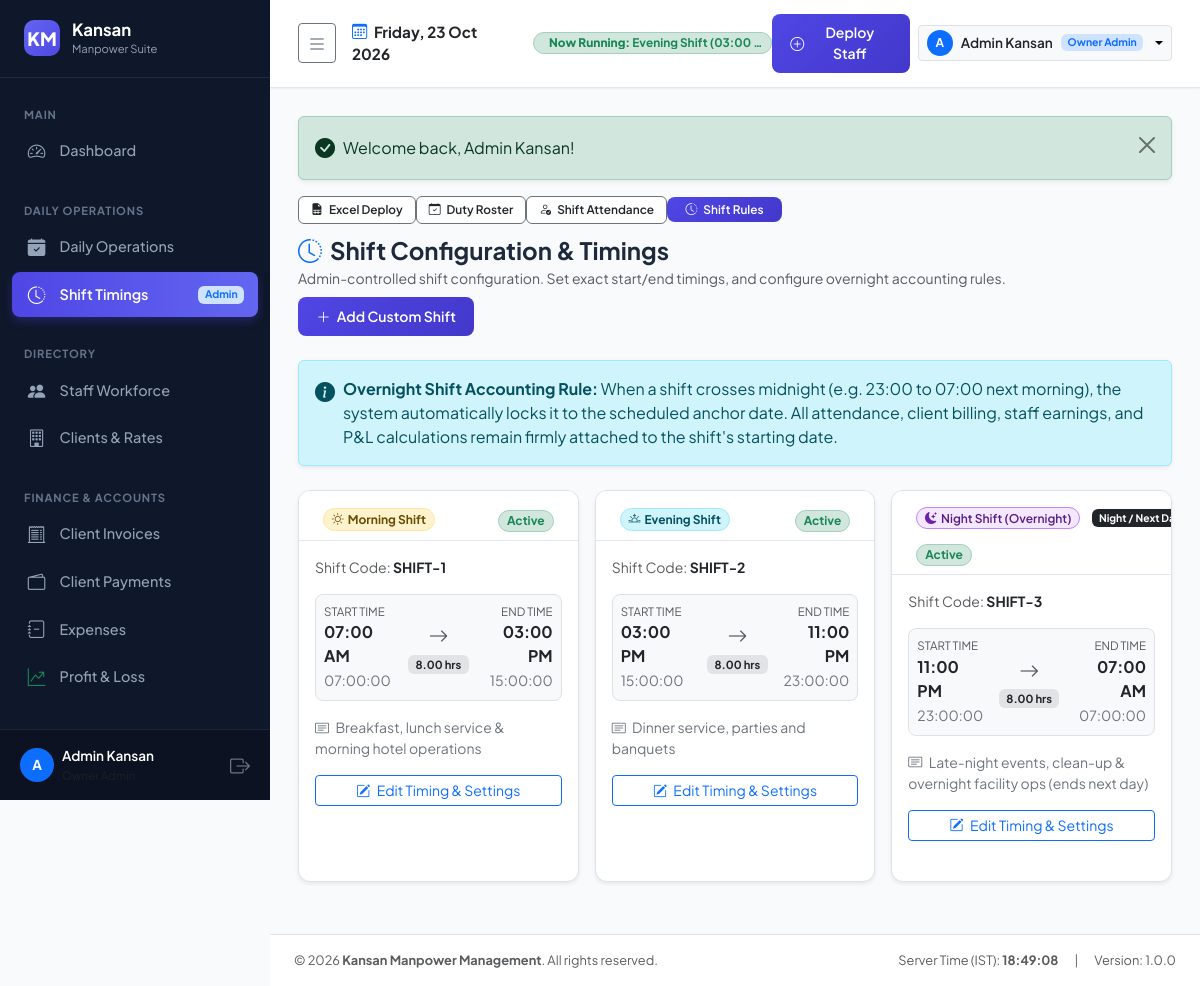
/modules/shifts/index.php (signed in), run on the app's committed database.
### tables this page shows
CREATE TABLE shifts (
    id INT PRIMARY KEY AUTO_INCREMENT,
    shift_code VARCHAR(20) NOT NULL UNIQUE,
    shift_name VARCHAR(100) NOT NULL,
    start_time TIME NOT NULL,
    end_time TIME NOT NULL,
    is_overnight TINYINT(1) NOT NULL DEFAULT 0,
    duration_hours DECIMAL(4,2) NOT NULL DEFAULT 8.00,
    description VARCHAR(255) NULL,
    status ENUM('active', 'inactive') NOT NULL DEFAULT 'active',
    created_at DATETIME DEFAULT CURRENT_TIMESTAMP,
    updated_at DATETIME DEFAULT CURRENT_TIMESTAMP ON UPDATE CURRENT_TIMESTAMP
);

### core/Auth.php (called while the page is built, shortened)
<?php
class Auth {
    public static function check(): bool {
        return !empty($_SESSION['user_id']);
    }
    public static function user(): ?array {
        return [
            'id' => $_SESSION['user_id'],
            'username' => $_SESSION['username'],
            'full_name' => $_SESSION['full_name'],
            'role' => $_SESSION['role'],
            'staff_id' => $_SESSION['staff_id'] ?? null,
            'email' => $_SESSION['email'] ?? '',
        ];
    }
    public static function role(): string {
        return $_SESSION['role'] ?? '';
    }
    public static function isOwnerAdmin(): bool {
        return self::role() === 'owner_admin';
    }
    public static function isManager(): bool {
        return in_array(self::role(), ['owner_admin', 'manager'], true);
    }
}

### modules/shifts/index.php (the view, shortened to what this page needs)
<?php
$db = DB::getConnection();
$shifts = $db->query("SELECT * FROM shifts ORDER BY id ASC")->fetchAll();
require_once ROOT_PATH . '/templates/header.php';
require_once ROOT_PATH . '/templates/sidebar.php';
require_once ROOT_PATH . '/templates/navbar.php';
?>
<?= Helper::renderSubNav('operations', 'shifts') ?>
<div class="d-flex align-items-center justify-content-between flex-wrap gap-2 mb-4">
    <div>
        <h4 class="fw-bold mb-1"><i class="bi bi-clock-history text-primary me-2"></i>Shift Configuration & Timings</h4>
        <p class="text-muted small mb-0">Admin-controlled shift configuration. Set exact start/end timings, and configure overnight accounting rules.</p>
    </div>
    <div>
        <?php if (Auth::isOwnerAdmin()): ?>
            <button type="button" class="btn btn-primary btn-sm" onclick="openShiftModal()">
                <i class="bi bi-plus-lg me-1"></i> Add Custom Shift
            </button>
        <?php else: ?>
            <span class="badge bg-warning-subtle text-warning-emphasis border border-warning-subtle px-3 py-2">
                <i class="bi bi-shield-lock-fill me-1"></i> Admin Protected (Read-Only)
            </span>
        <?php endif; ?>
    </div>
</div>
<div class="alert alert-info border-info-subtle bg-info-subtle text-info-emphasis d-flex align-items-start gap-2 mb-4 shadow-sm">
    <i class="bi bi-info-circle-fill fs-5 mt-0.5"></i>
    <div>
        <strong>Overnight Shift Accounting Rule:</strong>
        When a shift crosses midnight (e.g. 23:00 to 07:00 next morning), the system automatically locks it to the scheduled anchor date. All attendance, client billing, staff earnings, and P&L calculations remain firmly attached to the shift's starting date.
    </div>
</div>
<div class="row g-3 mb-4">
    <?php foreach ($shifts as $s): ?>
        <div class="col-md-4">
            <div class="custom-card h-100 shadow-sm border">
                <div class="custom-card-header pb-2">
                    <div class="d-flex align-items-center gap-2">
                        <?= Helper::shiftBadge($s['shift_name'], $s['shift_code'], (bool)$s['is_overnight']) ?>
                    </div>
                    <div>
                        <?= Helper::statusBadge($s['status']) ?>
                    </div>
                </div>
                <div class="p-3">
                    <div class="text-muted small mb-1">Shift Code: <strong class="text-dark"><?= htmlspecialchars($s['shift_code']) ?></strong></div>
                    <div class="d-flex align-items-center justify-content-between my-3 p-2 bg-light rounded-3 border">
                        <div>
                            <div class="text-muted" style="font-size: 0.72rem; text-transform: uppercase;">Start Time</div>
                            <div class="fw-bold text-dark fs-6"><?= date('h:i A', strtotime($s['start_time'])) ?></div>
                            <small class="text-secondary"><?= $s['start_time'] ?></small>
                        </div>
                        <div class="text-center px-2">
                            <i class="bi bi-arrow-right fs-5 text-muted"></i>
                            <div class="badge bg-secondary-subtle text-dark" style="font-size:0.7rem;"><?= $s['duration_hours'] ?> hrs</div>
                        </div>
                        <div class="text-end">
                            <div class="text-muted" style="font-size: 0.72rem; text-transform: uppercase;">End Time</div>
                            <div class="fw-bold text-dark fs-6"><?= date('h:i A', strtotime($s['end_time'])) ?></div>
                            <small class="text-secondary"><?= $s['end_time'] ?></small>
                        </div>
                    </div>
                    <div class="small text-secondary mb-3">
                        <i class="bi bi-card-text me-1"></i> <?= htmlspecialchars($s['description'] ?? 'Standard operational shift') ?>
                    </div>
                    <div class="d-flex gap-2">
                        <?php if (Auth::isOwnerAdmin()): ?>
                            <button type="button" class="btn btn-outline-primary btn-sm w-100"
                                    onclick='editShift(<?= json_encode($s) ?>)'>
                                <i class="bi bi-pencil-square me-1"></i> Edit Timing & Settings
                            </button>
                        <?php else: ?>
                            <button type="button" class="btn btn-light btn-sm w-100 text-muted border" disabled>
                                <i class="bi bi-lock-fill me-1"></i> Timings Locked (Admin Only)
                            </button>
                        <?php endif; ?>
                    </div>
                </div>
            </div>
        </div>
    <?php endforeach; ?>
</div>
<?php require_once ROOT_PATH . '/templates/footer.php'; ?>

### templates/navbar.php (shortened to what this page needs)
<?php
$user = Auth::user();
$currentTime = date('H:i:s');
$db = DB::getConnection();
$activeShiftStmt = $db->query("SELECT * FROM shifts WHERE status = 'active' ORDER BY start_time ASC");
$allShifts = $activeShiftStmt->fetchAll();
$currentRunningShift = null;
foreach ($allShifts as $sh) {
    if (!$sh['is_overnight']) {
        if ($currentTime >= $sh['start_time'] && $currentTime <= $sh['end_time']) {
            $currentRunningShift = $sh;
            break;
        }
    } else {
        if ($currentTime >= $sh['start_time'] || $currentTime <= $sh['end_time']) {
            $currentRunningShift = $sh;
            break;
        }
    }
}
?>
<div class="app-main">
    <header class="app-topbar">
        <div class="d-flex align-items-center gap-3">
            <button class="btn btn-sm btn-outline-secondary" id="sidebarToggle" type="button" title="Toggle Sidebar (Collapse / Expand)">
                <i class="bi bi-list fs-5"></i>
            </button>
            <div class="d-none d-sm-block">
                <div class="fw-bold text-dark" style="font-size: 0.95rem;">
                    <i class="bi bi-calendar3 me-1 text-primary"></i> <?= date('l, d M Y') ?>
                </div>
            </div>
            <div class="d-flex align-items-center gap-2 overflow-hidden">
                <?php if ($currentRunningShift): ?>
                    <span class="badge bg-success-subtle text-success border border-success-subtle px-2 py-1.5 rounded-pill d-flex align-items-center gap-1.5 text-truncate" style="font-size: 0.74rem; max-width: 240px;">
                        <span class="text-truncate">
                            <strong class="d-none d-sm-inline">Now Running: </strong><?= htmlspecialchars($currentRunningShift['shift_name']) ?> <span class="d-none d-md-inline">(<?= date('h:i A', strtotime($currentRunningShift['start_time'])) ?> - <?= date('h:i A', strtotime($currentRunningShift['end_time'])) ?>)</span>
                        </span>
                    </span>
                <?php else: ?>
                    <span class="badge bg-secondary-subtle text-secondary px-2 py-1 rounded-pill" style="font-size: 0.75rem;">
                        <i class="bi bi-pause-circle me-1"></i> <span class="d-none d-sm-inline">Shift </span>Transition
                    </span>
                <?php endif; ?>
            </div>
        </div>
        <div class="d-flex align-items-center gap-2">
            <?php if (Auth::isManager()): ?>
                <a href="<?= BASE_URL ?>/modules/mapping/deploy.php" class="btn btn-sm btn-primary d-none d-md-inline-flex align-items-center gap-1">
                    <i class="bi bi-plus-circle"></i> Deploy Staff
                </a>
            <?php endif; ?>
            <div class="dropdown">
                <button class="btn btn-light btn-sm dropdown-toggle border d-flex align-items-center gap-2" type="button" data-bs-toggle="dropdown">
                    <div class="rounded-circle bg-primary text-white d-flex align-items-center justify-content-center fw-bold" style="width: 26px; height: 26px; font-size: 0.75rem;">
                        <?= strtoupper(substr($user['full_name'] ?? 'A', 0, 1)) ?>
                    </div>
                    <span class="fw-semibold text-dark d-none d-md-inline" style="font-size: 0.85rem;"><?= htmlspecialchars($user['full_name'] ?? 'User') ?></span>
                    <span class="badge bg-primary-subtle text-primary" style="font-size: 0.65rem;"><?= ucwords(str_replace('_', ' ', $user['role'] ?? '')) ?></span>
                </button>
            </div>
        </div>
    </header>
    <main class="page-container">
        <?php if (Helper::hasFlash()):
            $flash = Helper::getFlash(); ?>
            <div class="alert alert-<?= htmlspecialchars($flash['type']) ?> alert-dismissible fade show d-flex align-items-center gap-2 shadow-sm" role="alert">
                <i class="bi <?= $flash['type'] === 'success' ? 'bi-check-circle-fill' : ($flash['type'] === 'danger' ? 'bi-exclamation-octagon-fill' : 'bi-info-circle-fill') ?> fs-5"></i>
                <div class="flex-grow-1"><?= htmlspecialchars($flash['message']) ?></div>
                <button type="button" class="btn-close" data-bs-dismiss="alert" aria-label="Close"></button>
            </div>
        <?php endif; ?>

### core/Helper.php (shortened to what this page needs)
<?php
class Helper {
    public static function shiftBadge(string $shiftName, string $shiftCode = '', bool $isOvernight = false): string {
        $bg = 'bg-primary-subtle text-primary border border-primary-subtle';
        $icon = '<i class="bi bi-brightness-high me-1"></i>';
        $isNight = false;
        if (stripos($shiftCode, '1') !== false || stripos($shiftName, 'morning') !== false) {
            $bg = 'bg-warning-subtle text-warning-emphasis border border-warning-subtle';
            $icon = '<i class="bi bi-sun me-1"></i>';
        } elseif (stripos($shiftCode, '2') !== false || stripos($shiftName, 'evening') !== false) {
            $bg = 'bg-info-subtle text-info-emphasis border border-info-subtle';
            $icon = '<i class="bi bi-sunset me-1"></i>';
        } elseif (stripos($shiftCode, '3') !== false || stripos($shiftName, 'night') !== false || $isOvernight) {
            $bg = 'badge-night-shift border';
            $icon = '<i class="bi bi-moon-stars-fill me-1" style="color: #6b21a8;"></i>';
            $isNight = true;
        }
        $nightStyle = $isNight ? 'style="background-color: #f3e8ff !important; color: #581c87 !important; border-color: #c084fc !important; font-weight: 600;"' : '';
        $overnightTag = $isOvernight ? ' <span class="badge bg-dark ms-1" style="font-size:0.65rem;">Night / Next Day</span>' : '';
        return '<span class="badge ' . $bg . ' px-2.5 py-1 rounded-pill" ' . $nightStyle . '>' . $icon . htmlspecialchars($shiftName) . '</span>' . $overnightTag;
    }
    public static function statusBadge(string $status, ?string $carriedToInvoice = null): string {
        $st = strtolower(trim($status));
        $icon = '';
        if ($st === 'scheduled') {
            $class = 'bg-primary-subtle text-primary border border-primary-subtle';
            $icon = '<i class="bi bi-clock-history me-1"></i>';
            $label = 'Scheduled';
        } elseif ($st === 'carried_forward') {
            $class = 'bg-info-subtle text-info border border-info-subtle';
            $icon = '<i class="bi bi-arrow-right-circle me-1"></i>';
            $label = !empty($carriedToInvoice) ? "Carry Forward to {$carriedToInvoice}" : 'Carry Forward';
        } else {
            $class = match($st) {
                'active', 'present', 'paid', 'approved', 'completed' => 'bg-success-subtle text-success border border-success-subtle',
                'pending', 'half_day', 'partially_paid' => 'bg-warning-subtle text-warning-emphasis border border-warning-subtle',
                'inactive', 'absent', 'unpaid', 'cancelled', 'blocked' => 'bg-danger-subtle text-danger border border-danger-subtle',
                'leave' => 'bg-info-subtle text-info-emphasis border border-info-subtle',
                default => 'bg-secondary-subtle text-secondary border border-secondary-subtle',
            };
            $label = ucwords(str_replace('_', ' ', $status));
        }
        return '<span class="badge ' . $class . ' px-2 py-1 rounded-pill">' . $icon . htmlspecialchars($label) . '</span>';
    }
    public static function getFlash(): ?array {
        if (isset($_SESSION['flash'])) {
            $flash = $_SESSION['flash'];
            return $flash;
        }
        return null;
    }
    public static function hasFlash(): bool {
        return isset($_SESSION['flash']);
    }
    public static function renderSubNav(string $hub, string $activeKey): string {
        $hubs = [
            'operations' => [
                'deploy'     => ['label' => 'Excel Deploy', 'icon' => 'bi-file-earmark-spreadsheet-fill', 'url' => BASE_URL . '/modules/mapping/deploy.php'],
                'roster'     => ['label' => 'Duty Roster', 'icon' => 'bi-calendar-check', 'url' => BASE_URL . '/modules/mapping/index.php'],
                'attendance' => ['label' => 'Shift Attendance', 'icon' => 'bi-person-check', 'url' => BASE_URL . '/modules/attendance/index.php'],
                'shifts'     => ['label' => 'Shift Rules', 'icon' => 'bi-clock-history', 'url' => BASE_URL . '/modules/shifts/index.php'],
            ],
            'directory' => [
                'staff'      => ['label' => 'Staff Directory', 'icon' => 'bi-people', 'url' => BASE_URL . '/modules/staff/index.php'],
                'categories' => ['label' => 'Categories & Rates', 'icon' => 'bi-tags', 'url' => BASE_URL . '/modules/staff/categories.php'],
                'clients'    => ['label' => 'Clients Directory', 'icon' => 'bi-buildings', 'url' => BASE_URL . '/modules/clients/index.php'],
                'sites'      => ['label' => 'Venues & Sites', 'icon' => 'bi-geo-alt', 'url' => BASE_URL . '/modules/sites/index.php'],
                'rates'      => ['label' => 'Client Rate Cards', 'icon' => 'bi-cash-stack', 'url' => BASE_URL . '/modules/rates/index.php'],
            ],
        ];
        $html = '<div class="sub-nav-wrapper mb-2 overflow-auto"><ul class="nav nav-pills gap-1.5 flex-nowrap pb-1">';
        foreach ($hubs[$hub] as $key => $item) {
            $isActive = ($key === $activeKey);
            $cls = $isActive ? 'btn btn-primary btn-xs active px-2.5 py-1 shadow-2xs fw-semibold' : 'btn btn-outline-secondary btn-xs px-2.5 py-1 bg-white text-dark fw-semibold';
            $html .= '<li class="nav-item">';
            $html .= '<a class="' . $cls . '" href="' . $item['url'] . '" style="font-size: 0.74rem;">';
            $html .= '<i class="bi ' . $item['icon'] . ' me-1"></i> ' . htmlspecialchars($item['label']);
            $html .= '</a></li>';
        }
        $html .= '</ul></div>';
        return $html;
    }
}

### data on the page
shifts: shift_name "Evening Shift", start_time "03:00…", status "Active", shift_code "SHIFT-2", start_time "03:00 PM", start_time "15:00:00", duration_hours "8.00", end_time "11:00 PM", end_time "23:00:00", description "Dinner service, parties and banquets"
shifts: shift_name "Morning Shift", status "Active", shift_code "SHIFT-1", start_time "07:00 AM", start_time "07:00:00", duration_hours "8.00", end_time "03:00 PM", end_time "15:00:00", description "Breakfast, lunch service & morning hotel operations"
shifts: shift_name "Night Shift (Overnight)", shows "Night / Next…", status "Active", shift_code "SHIFT-3", start_time "11:00 PM", start_time "23:00:00", duration_hours "8.00", end_time "07:00 AM", end_time "07:00:00", description "Late-night events, clean-up & overnight facility ops (ends next day)"

### other printed values
substr($user['full_name'] ?? 'U', 0, 1) "A"
$user['full_name'] "Admin Kansan"
substr($user['full_name'] ?? 'A', 0, 1) "A"
str_replace('_', ' ', $user['role'] ?? '') "Owner Admin"
$flash['message'] "Welcome back, Admin Kansan!"
$item['label'] "Excel Deploy"
$item['label'] "Duty Roster"
$item['label'] "Shift Attendance"
$item['label'] "Shift Rules"
APP_NAME "Kansan Manpower Management"
APP_VERSION "1.0.0"
